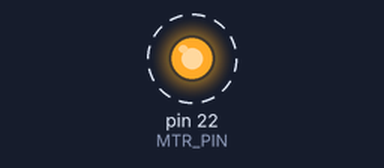
Recording of a program running on a simulated Arduino Mega 2560, built with avr-gcc and run on an emulated ATmega2560. Shown: output pins drawn as LEDs (lit = HIGH). Dashed ring = blinking.

Above: at 0.5 s.
Timing chart, 0 to 4.6 s (numbered marks = the images above):
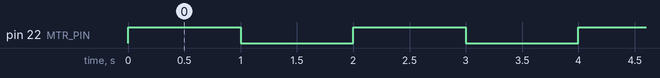

Measured:
- by itself, pin 22 (MTR_PIN): alternates HIGH for 1.0 s and LOW for 1.0 s

The program:

main.cpp
```cpp
//**************************************************************//
//  Name    : DC motor
//  Author  : Jose Luis Figueroa
//  Date    : 13 April, 2021
//  Board   : Arduino
//  Version : 1.0
//  Notes   : Turn the motor on and off (each second)
//**************************************************************//
#include <Arduino.h>

//Pins assignments
const uint8_t MTR_PIN = 22;

void setup()
{
  pinMode(MTR_PIN, OUTPUT);
}

void loop()
{
  digitalWrite(MTR_PIN, HIGH);
  delay(1000);
  digitalWrite(MTR_PIN, LOW);
  delay(1000);
}
```
